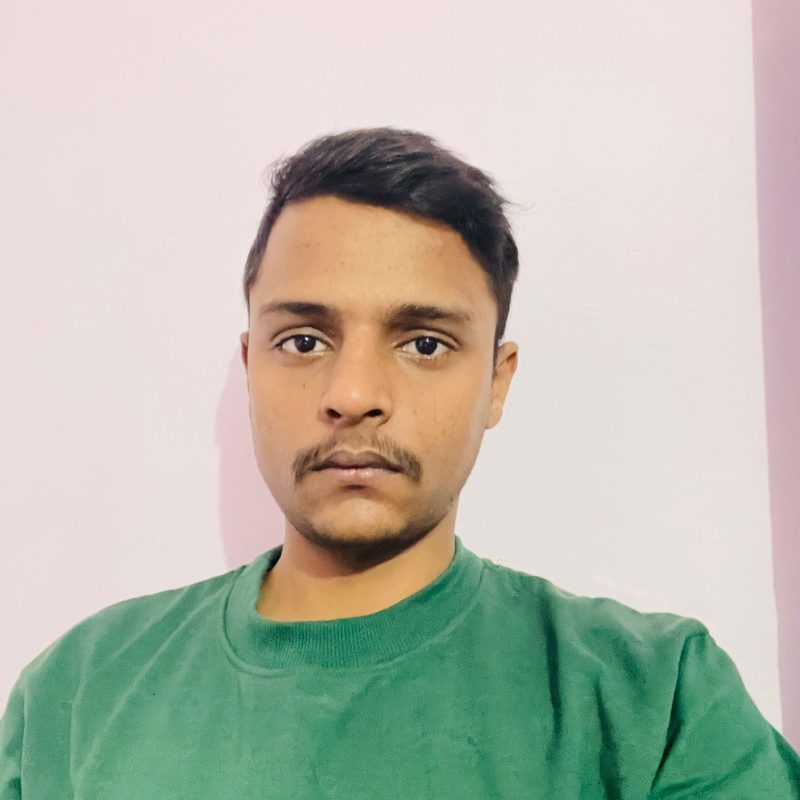
#> input picture 4.jpg, 1600 x 1600 px (shown at 1/2 size)
$ jupyter execute geomatric.ipynb
#> lines starting #> are read from the running program, lines starting #| are printed output that depends on the picture
[cell 1]
import cv2
import numpy as np
import matplotlib.pyplot as plt

# Load the image
image = cv2.imread("4.jpg")
#> image is the input picture: shape (1600, 1600, 3); mean B, G, R 173.1, 187, 184.6
image = cv2.cvtColor(image, cv2.COLOR_BGR2RGB)  # Convert to RGB for display

# Function to display images
def display_image(title, img):
    plt.imshow(img)
    plt.title(title)
    plt.axis('off')
    plt.show()

# 1. Translation
def translate(image, dx, dy):
#> called with dx = 50, dy = 30
    height, width = image.shape[:2]
#> height = 1600; width = 1600
    translation_matrix = np.float32([[1, 0, dx], [0, 1, dy]])
    translated = cv2.warpAffine(image, translation_matrix, (width, height))
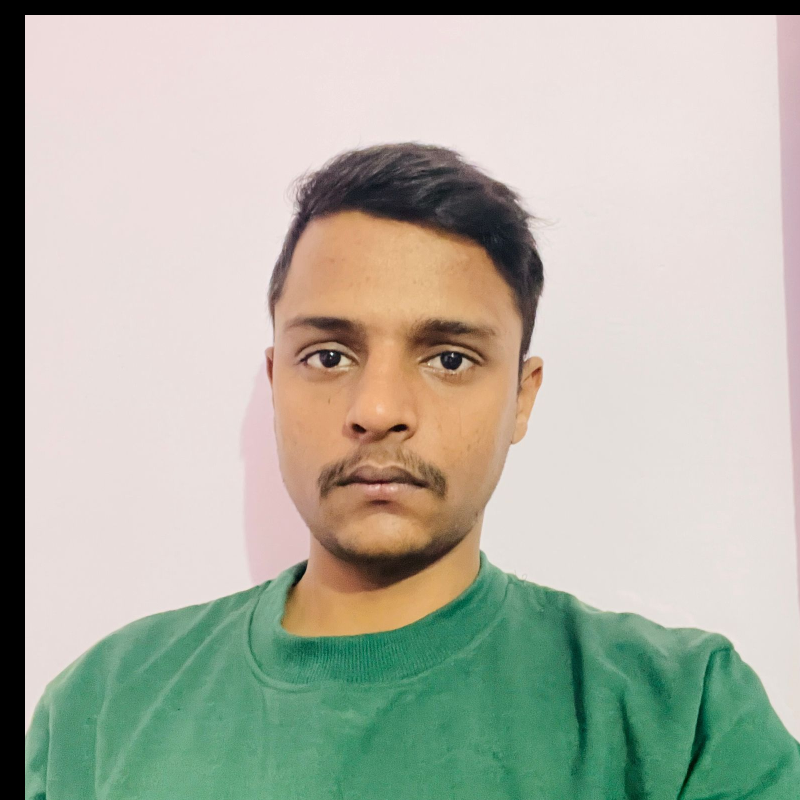
#> translated: shape (1600, 1600, 3) (shown at 1/2 size); mean R, G, B 177.2, 178.8, 165.6
    return translated

translated_image = translate(image, dx=50, dy=30)
display_image("Translated Image", translated_image)

# 2. Scaling
def scale(image, scale_x, scale_y):
#> called with scale_x = 1.5, scale_y = 1.5
    height, width = image.shape[:2]
#> height = 1600; width = 1600
    scaled = cv2.resize(image, None, fx=scale_x, fy=scale_y, interpolation=cv2.INTER_LINEAR)
    return scaled

scaled_image = scale(image, 1.5, 1.5)  # Enlarge by 1.5 times
display_image("Scaled Image", scaled_image)

# 3. Rotation
def rotate(image, angle, center=None, scale=1.0):
#> called with angle = 45, scale = 1
    height, width = image.shape[:2]
#> height = 1600; width = 1600
    if center is None:
        center = (width // 2, height // 2)
#> center = (800, 800)
    rotation_matrix = cv2.getRotationMatrix2D(center, angle, scale)
    rotated = cv2.warpAffine(image, rotation_matrix, (width, height))
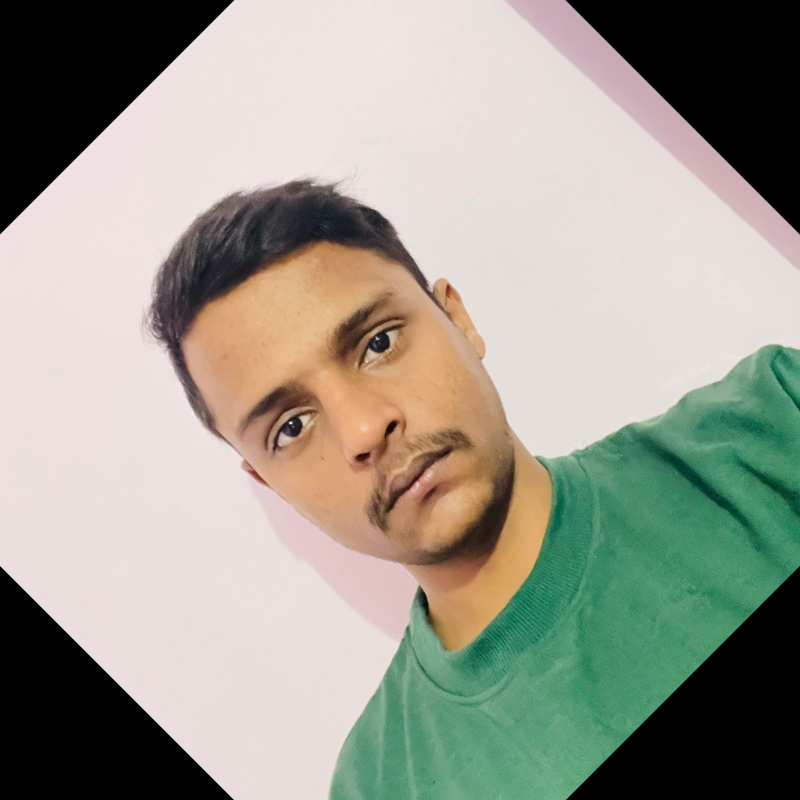
#> rotated: shape (1600, 1600, 3) (shown at 1/2 size); mean R, G, B 155.1, 154.5, 143
    return rotated

rotated_image = rotate(image, angle=45)  # Rotate by 45 degrees
display_image("Rotated Image", rotated_image)

# 4. Shearing
def shear(image, shear_x, shear_y):
#> called with shear_x = 0.2, shear_y = 0.1
    height, width = image.shape[:2]
#> height = 1600; width = 1600
    shear_matrix = np.float32([[1, shear_x, 0], [shear_y, 1, 0]])
    sheared = cv2.warpAffine(image, shear_matrix, (width, height))
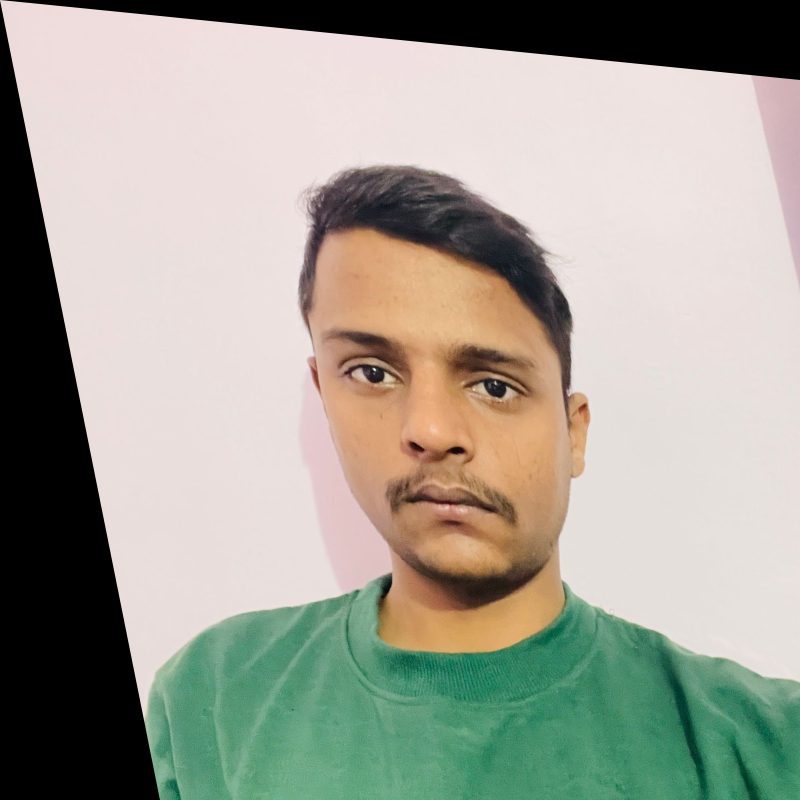
#> sheared: shape (1600, 1600, 3) (shown at 1/2 size); mean R, G, B 161.7, 160.6, 149.2
    return sheared

sheared_image = shear(image, shear_x=0.2, shear_y=0.1)
display_image("Sheared Image", sheared_image)

# 5. Perspective Transformation
def perspective_transform(image):
    height, width = image.shape[:2]
#> height = 1600; width = 1600
    src_points = np.float32([[0, 0], [width - 1, 0], [0, height - 1], [width - 1, height - 1]])
    dst_points = np.float32([[50, 50], [width - 100, 0], [0, height - 100], [width - 50, height - 50]])
    perspective_matrix = cv2.getPerspectiveTransform(src_points, dst_points)
    transformed = cv2.warpPerspective(image, perspective_matrix, (width, height))
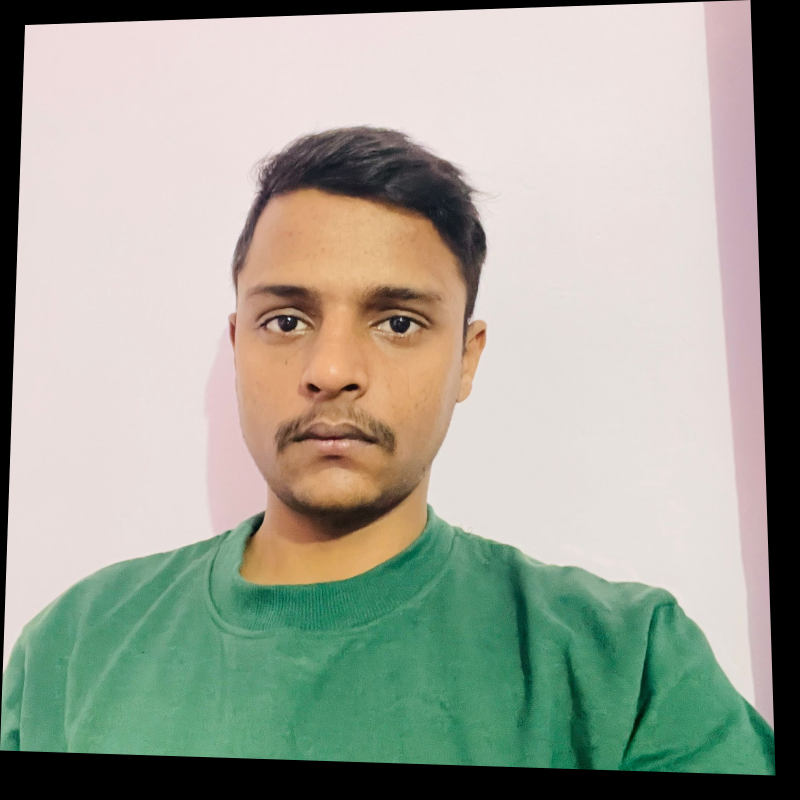
#> transformed: shape (1600, 1600, 3) (shown at 1/2 size); mean R, G, B 160, 163.4, 150.8
    return transformed

perspective_image = perspective_transform(image)
display_image("Perspective Transform", perspective_image)

$ run again, with ribhu.jpg copied over 4.jpg
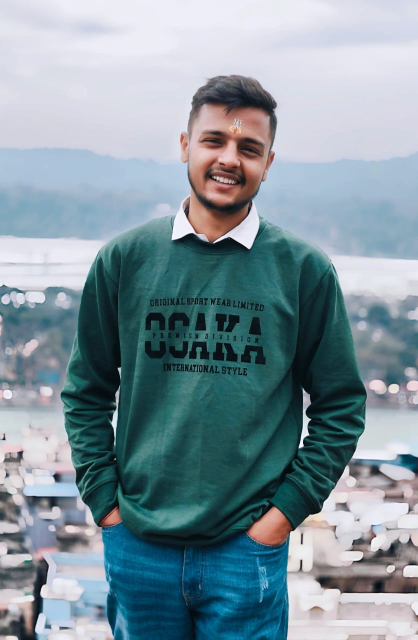
#> input picture ribhu.jpg, 836 x 1280 px (shown at 1/2 size)
#> image is the input picture: shape (1280, 836, 3); mean B, G, R 156.7, 147.5, 127.8
#> in shear, `sheared = cv2.warpAffine(image, shear_matrix, (width, height))`:
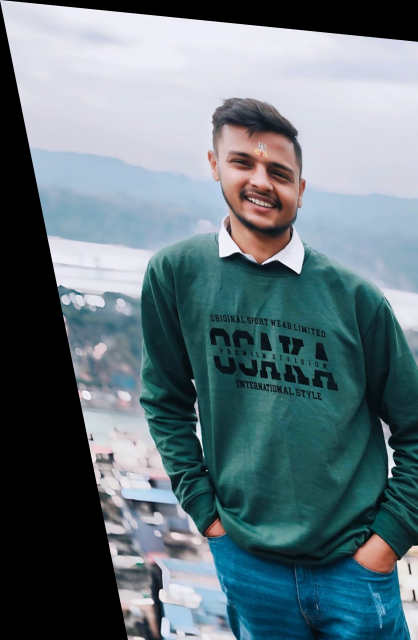
#> sheared: shape (1280, 836, 3) (shown at 1/2 size); mean R, G, B 100, 117.5, 125
#> in perspective_transform, `transformed = cv2.warpPerspective(image, perspective_matrix, (width, h..`:
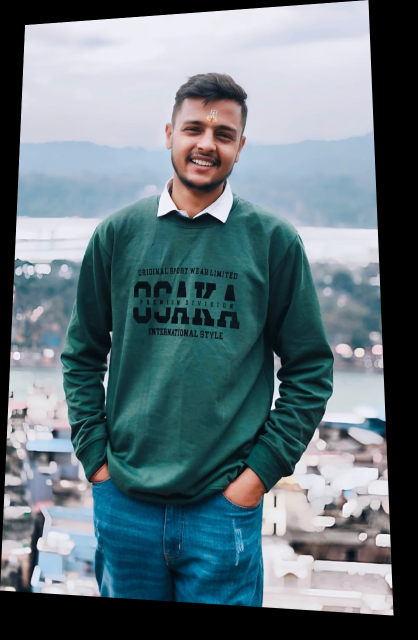
#> transformed: shape (1280, 836, 3) (shown at 1/2 size); mean R, G, B 100.2, 117.1, 124.5
